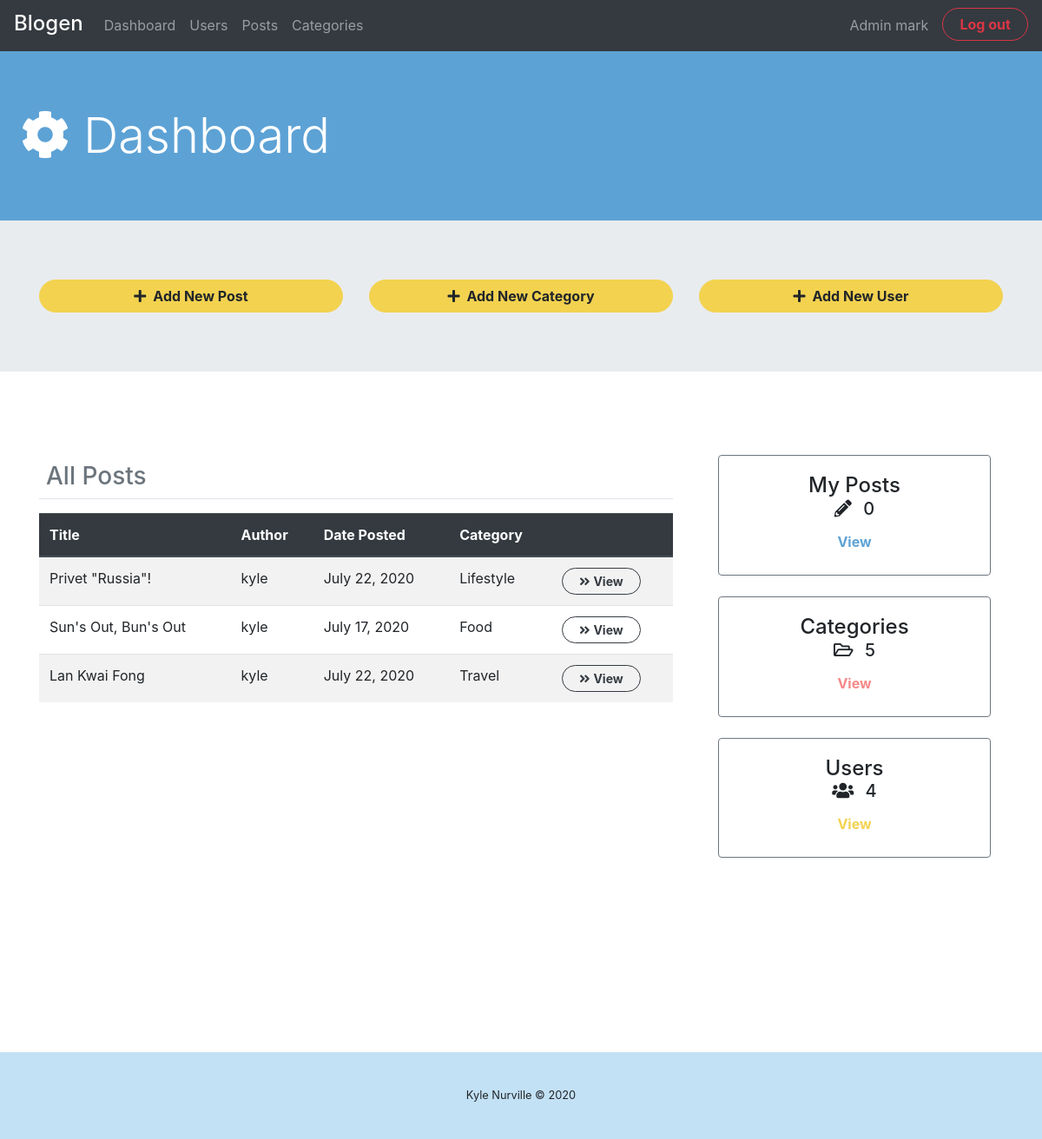
The page /dashboard.php (signed in) on the database its author committed.
### tables this page shows
CREATE TABLE `posts` (
  `id` int(11) NOT NULL,
  `title` varchar(255) NOT NULL,
  `content` longtext NOT NULL,
  `date_posted` date NOT NULL,
  `account_id` int(11) NOT NULL,
  `category_id` int(11) NOT NULL
);

CREATE TABLE `accounts` (
  `id` int(11) NOT NULL,
  `username` varchar(15) NOT NULL,
  `password` varchar(100) NOT NULL,
  `role` varchar(1) NOT NULL DEFAULT 'U'
);

CREATE TABLE `categories` (
  `id` int(11) NOT NULL,
  `name` varchar(100) NOT NULL
);

### dashboard.php (the view, shortened to what this page needs)
<?php
function getAllPosts()
{
   $sql = "SELECT posts.id AS id, posts.title AS title, accounts.username AS author, posts.date_posted AS date_posted, categories.name AS category
         FROM accounts
         INNER JOIN posts
         ON accounts.id = posts.account_id
         INNER JOIN categories
         ON categories.id = posts.category_id";
   $conn = connection();
   if ($result = $conn->query($sql)) {
      return $result;
   } else {
      die("Error retrieving posts: " . $conn->error);
   }
}
function countMyPost($id)
{
   $sql = "SELECT COUNT(*) AS `count` FROM posts WHERE account_id = $id";
   $conn = connection();
   $result = $conn->query($sql);
   $row = $result->fetch_assoc();
   return $row['count'];
}
function countCategories()
{
   $sql = "SELECT COUNT(*) AS `count` FROM categories";
   $conn = connection();
   $result = $conn->query($sql);
   $row = $result->fetch_assoc();
   return $row['count'];
}
function countUsers()
{
   $sql = "SELECT COUNT(*) AS `count` FROM users";
   $conn = connection();
   $result = $conn->query($sql);
   $row = $result->fetch_assoc();
   return $row['count'];
}
?>
<!DOCTYPE html>
<html lang="en">
<head>
   <link rel="stylesheet" href="https://cdnjs.cloudflare.com/ajax/libs/font-awesome/5.13.1/css/all.min.css">
   <link rel="stylesheet" href="main.css">
</head>
<body>
   <?php include "adminMenu.php" ?>
   <header>
      <div class="jumbotron jumbotron-fluid bg-blue m-0">
         <h2 class="display-4 text-white ml-4 text-truncate"><i class="fas fa-cog mr-3"></i>Dashboard</h2>
      </div>
      <div class="jumbotron jumbotron-fluid">
         <div class="container">
            <div class="row">
               <div class="col-md my-1">
                  <a class="btn btn-yellow col text-truncate" href="addPost.php" title="Add New Post"><i class="fas fa-plus mr-2"></i>Add New Post</a>
               </div>
               <div class="col-md my-1">
                  <a class="btn btn-yellow col text-truncate" href="categories.php" title="Add New Category"><i class="fas fa-plus mr-2"></i>Add New Category</a>
               </div>
               <div class="col-md my-1">
                  <a class="btn btn-yellow col text-truncate" href="users.php" title="Add New User"><i class="fas fa-plus mr-2"></i>Add New User</a>
               </div>
            </div>
         </div>
      </div>
   </header>
   <main>
      <div class="container mt-6">
         <div class="row">
            <div class="col-lg-8 mb-5">
               <div class="container">
                  <div class="row border-bottom mb-3 p-2">
                     <h3 class="d-inline text-muted">All Posts</h3>
                  </div>
               </div>
               <table class="table table-striped table-hover">
                  <thead class="thead-dark">
                     <tr>
                        <th>Title</th>
                        <th>Author</th>
                        <th class="d-none d-sm-table-cell">Date Posted</th>
                        <th class="d-none d-sm-table-cell">Category</th>
                        <th></th>
                     </tr>
                  </thead>
                  <tbody>
                     <?php
                     $result = getAllPosts();
                     if ($result->num_rows > 0) {
                        while ($row = $result->fetch_assoc()) {
                     ?>
                           <tr>
                              <td><?= $row['title'] ?></td>
                              <td><?= $row['author'] ?></td>
                              <td class="d-none d-sm-table-cell"><?= date_format(date_create($row['date_posted']), "F j, Y") ?></td>
                              <td class="d-none d-sm-table-cell"><?= $row['category'] ?></td>
                              <td class="text-truncate">
                                 <a href="viewPost.php?postID=<?= $row['id'] ?>" class="btn btn-outline-dark btn-sm"><i class="fas fa-angle-double-right mr-1"></i>View</a>
                              </td>
                           </tr>
                     <?php
                        }
                     } else {
                     }
                     ?>
                  </tbody>
               </table>
            </div>
            <aside class="col-lg-4 px-5 mx-auto">
               <div class="row">
                  <div class="card text-center mb-4 mx-1 col-lg-12 col-md border-secondary">
                     <div class="card-body">
                        <h4>My Posts</h4>
                        <h5>
                           <i class="fas fa-pencil-alt mr-2"></i>
                           <?= countMyPost($_SESSION['account_id']); ?>
                        </h5>
                        <a class="btn btn-outline-blue border-0 mt-2" href="posts.php">View</a>
                     </div>
                  </div>
                  <div class="card text-center mb-4 mx-1 col-lg-12 col-md border-secondary">
                     <div class="card-body">
                        <h4>Categories</h4>
                        <h5>
                           <i class="far fa-folder-open mr-2"></i>
                           <?= countCategories(); ?>
                        </h5>
                        <a class="btn btn-outline-pink border-0 mt-2" href="categories.php">View</a>
                     </div>
                  </div>
                  <div class="card text-center mb-4 mx-1 col-lg-12 col-md border-secondary">
                     <div class="card-body">
                        <h4>Users</h4>
                        <h5>
                           <i class="fas fa-users mr-2"></i>
                           <?= countUsers(); ?>
                        </h5>
                        <a class="btn btn-outline-yellow border-0 mt-2" href="users.php">View</a>
                     </div>
                  </div>
               </div>
            </aside>
         </div>
      </div>
   </main>
   <footer class="bg-lblue text-center w-100" style="margin-top: 200px;">
      <small style="line-height:100px;">Kyle Nurville &copy; 2020</small>
   </footer>
</body>
</html>

### adminMenu.php (shortened to what this page needs)
<nav class="navbar navbar-expand-md navbar-dark bg-dark">
   <a href="dashboard.php" class="navbar-brand">
      <h1 class="h4 mb-1">Blogen</h1>
   </a>
   <div class="collapse navbar-collapse" id="adminMenu">
      <ul class="navbar-nav mr-auto">
         <li class="nav-item">
            <a href="dashboard.php" class="nav-link">Dashboard</a>
         </li>
         <li class="nav-item">
            <a href="users.php" class="nav-link">Users</a>
         </li>
         <li class="nav-item">
            <a href="posts.php" class="nav-link">Posts</a>
         </li>
         <li class="nav-item">
            <a href="categories.php" class="nav-link">Categories</a>
         </li>
      </ul>
      <ul class="navbar-nav">
         <li class="nav-item mr-2">
            <a href="profile.php" class="nav-link">
               Admin <?= $_SESSION['username'] ?>
            </a>
         </li>
         <li class="nav-item">
            <a href="logout.php" class="btn btn-outline-danger">Log out</a>
         </li>
      </ul>
   </div>
</nav>

### rows shown on the page
posts: title "Privet \"Russia\"!", account.username "kyle", date_posted "July 22, 2020", category.name "Lifestyle"
posts: title "Sun's Out, Bun's Out", account.username "kyle", date_posted "July 17, 2020", category.name "Food"
posts: title "Lan Kwai Fong", account.username "kyle", date_posted "July 22, 2020", category.name "Travel"

### other values the page prints
$_SESSION['username'] "mark"
countMyPost($_SESSION['account_id']) "0"
countCategories() "5"
countUsers() "4"
